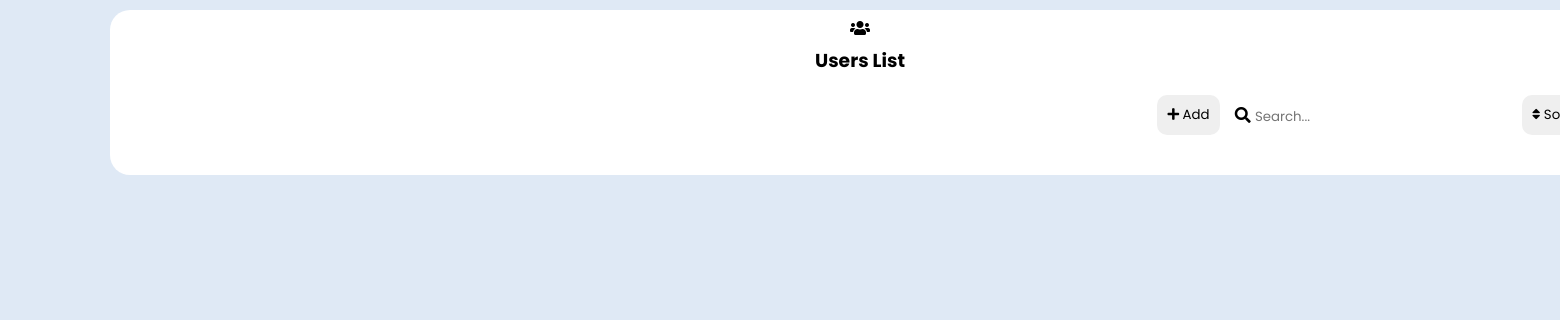
The page /view/User/dashboard_admin.php on the database as committed earlier.
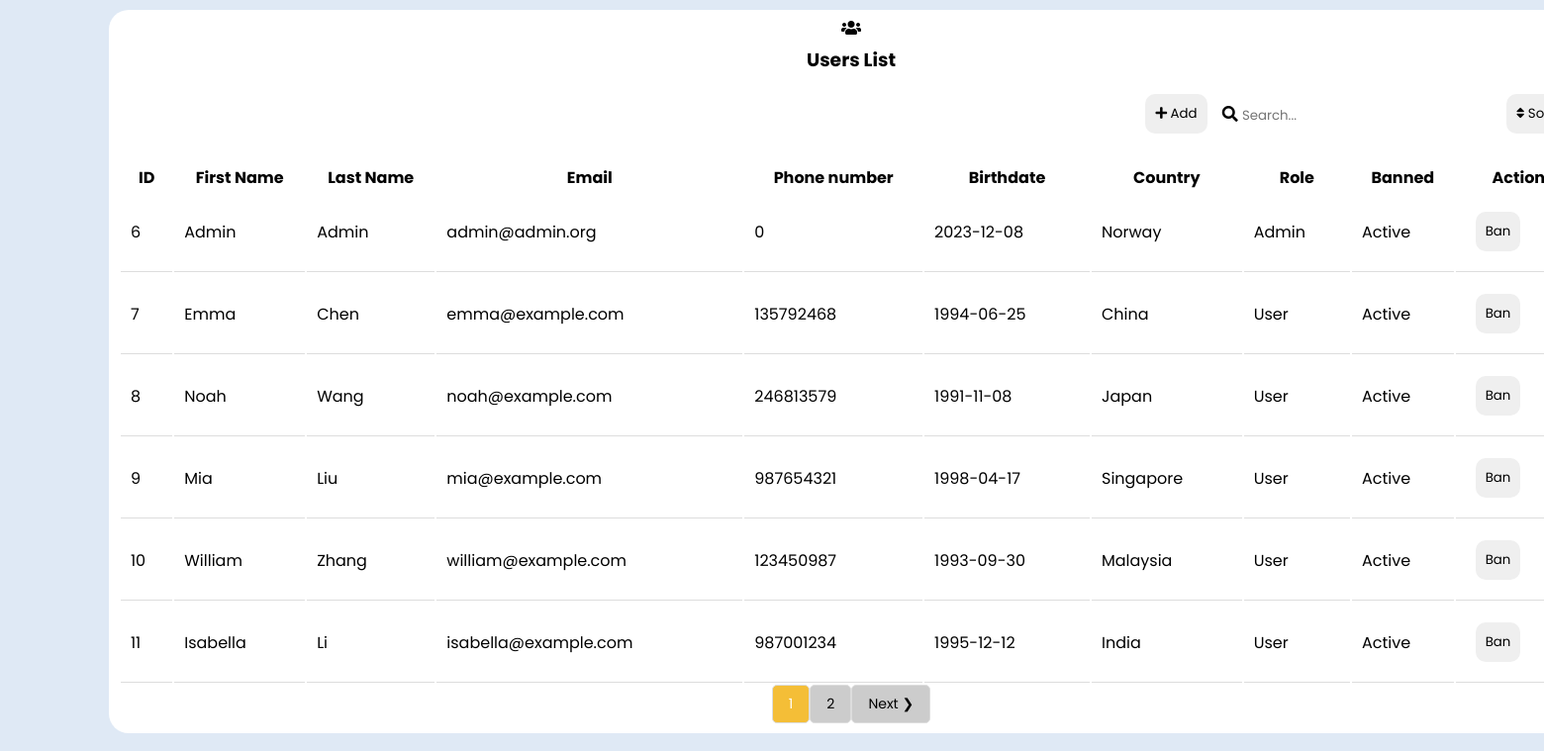
The same page on the database as committed later.
### tables this page shows
CREATE TABLE `user` (
  `ID_USER` int(11) NOT NULL,
  `First_Name` varchar(20) NOT NULL,
  `Last_Name` varchar(20) NOT NULL,
  `Password` varchar(20) NOT NULL,
  `Phone_number` int(8) NOT NULL,
  `Birthdate` date NOT NULL,
  `Country` varchar(40) NOT NULL,
  `Email` varchar(40) NOT NULL,
  `Role` int(11) NOT NULL,
  `Status` int(11) DEFAULT 0,
  `Banned` int(1) DEFAULT 0
);

### controller/User/user.php (called while the page is built, shortened)
<?php
class UserCRUD {
    public function getAllUsers($page = 1, $records_per_page = 6) {
        $cnx = Config::getConnexion();
        $offset = ($page - 1) * $records_per_page;
        $stmt = $cnx->prepare("SELECT COUNT(*) FROM user");
        $stmt->execute();
        $total_records = $stmt->fetchColumn();
        $total_pages = ceil($total_records / $records_per_page);
        $stmt = $cnx->prepare("SELECT * FROM user ORDER BY ID_USER LIMIT :limit OFFSET :offset");
        $stmt->bindValue(':limit', $records_per_page, PDO::PARAM_INT);
        $stmt->bindValue(':offset', $offset, PDO::PARAM_INT);
        $stmt->execute();
        $users = $stmt->fetchAll(PDO::FETCH_ASSOC);
        return ['users' => $users, 'total_pages' => $total_pages];
    }
}

### view/User/dashboard_admin.php (the view, shortened to what this page needs)
<?php
require_once "../../controller/User/user.php";
?>
<span style="font-family: verdana, geneva, sans-serif;">
    <!DOCTYPE html>
    <html lang="en">
    <head>
        <link rel="stylesheet" href="../dashboard.css" />
        <link rel="stylesheet" href="https://cdnjs.cloudflare.com/ajax/libs/font-awesome/5.15.4/css/all.min.css" />
    </head>
    <body>
        <div class="container">
            <section class="main" id="main-section" style="display: block;">
                <div class="users">
                    <div class="card">
                        <i class="fas fa-users"></i>
                        <h3>Users list</h3>
                        <div class="actions-container">
                            <button onclick="openAddUserModal()" style="float: right;">
                                <i class="fa fa-plus"></i> Add
                            </button>
                            <div class="search-container">
                                <i class="fa fa-search"></i> <input type="text" class="search-input" id="searchInput"
                                    placeholder="Search..." oninput="search()">
                            </div>
                            <div style="float: right; margin-right: 10px;">
                                <button onclick="toggleSortMenu()">
                                    <i class="fa fa-sort"></i> Sort
                                </button>
                            </div>
                        </div>
                        <table class="table table-bordered">
                            <?php
                            $userCRUD = new UserCRUD();
                            $page = isset($_GET['page']) ? $_GET['page'] : 1;
                            $result = $userCRUD->getAllUsers($page);
                            $users = $result['users'];
                            $total_pages = $result['total_pages'];
                            usort($users, function ($a, $b) {
                                return $a['Banned'] - $b['Banned'];
                            });
                            if (!empty($users)) {
                                echo "<tr><th>ID</th><th>First Name</th><th>Last Name</th><th>Email</th><th>Phone number</th><th>Birthdate</th><th>Country</th><th>Role</th><th>Banned</th><th>Action</th></tr>";
                                foreach ($users as $user) {
                                    $class = $user['Banned'] == 1 ? 'banned' : '';
                                    echo "<tr class='{$class}'>";
                                    echo "<td>" . htmlspecialchars($user['ID_USER']) . "</td>";
                                    echo "<td>" . htmlspecialchars($user['First_Name']) . "</td>";
                                    echo "<td>" . htmlspecialchars($user['Last_Name']) . "</td>";
                                    echo "<td>" . htmlspecialchars($user['Email']) . "</td>";
                                    echo "<td>" . htmlspecialchars($user['Phone_number']) . "</td>";
                                    echo "<td>" . htmlspecialchars($user['Birthdate']) . "</td>";
                                    echo "<td>" . htmlspecialchars($user['Country']) . "</td>";
                                    echo "<td>";
                                    switch ($user['Role']) {
                                        case 0:
                                            echo "Admin";
                                            break;
                                        case 1:
                                            echo "User";
                                            break;
                                    }
                                    echo "</td>";
                                    echo "<td class='{$class}'>";
                                    echo $user['Banned'] == 1 ? 'Banned' : 'Active';
                                    echo "</td>";
                                    echo "<td>";
                                    if ($user['Banned'] == 1) {
                                        echo "<button onclick='unbanUser(\"{$user['ID_USER']}\")'>Unban </button>";
                                    } else {
                                        echo "<button onclick='banUser(\"{$user['ID_USER']}\")'>Ban </button>";
                                    }
                                    echo "</td>";
                                    echo "</tr>";
                                }
                            }
                            ?>
                        </table>
                        <div class="pagination">
                            <?php
                            for ($i = 1; $i <= $total_pages; $i++) {
                                if ($i == $page) {
                                    echo "<a href='?page=$i' class='active'>$i</a>";
                                } else {
                                    echo "<a href='?page=$i'>$i</a>";
                                }
                            }
                            if ($page < $total_pages) {
                                echo "<a href='?page=" . ($page + 1) . "'>Next ❯</a>";
                            }
                            ?>
                        </div>
                    </div>
                </div>
            </section>
    </body>
    </html>
</span>

### view/dashboard.css (style rules this page uses)
* { margin: 0; padding: 0; outline: none; border: none; text-decoration: none; box-sizing: border-box; font-family: "Poppins", sans-serif; }
:root { --accent-color: #F4BE37; --secondary-color: #E2EAF1; --dark-color: #092035; --grey-color: #E2EAF1; --body-text-color: #7C8990; --light-text-color: #9CA5AD; --link-color: #092035; --green-color: #2ECC71; --red-color: #E74C3C; --purple-color: #9B59B6; --orange-color: #E67E22; --cyan-color: #3498DB; --pink-color: #FF6B81; }
body { background: #dfe9f5; font-family: "Poppins", sans-serif; }
.container { display: flex; }
a { color: rgb(85, 83, 83); font-size: 20px; display: block; padding: 20px; }
.table.table { width: 100%; height: auto; top: 10px; left: 10px; }
.users .card { width: 1500px; height:auto; margin: 10px; background: #fff; text-align: center; border-radius: 20px; padding: 10px; }
.users .card h3 { margin: 10px; text-transform: capitalize; }
.pagination { display: inline-block; }
.pagination a { color: black; float: left; padding: 8px 16px; text-decoration: none; font-size: 14px; border: 1px solid #ddd; border-radius: 5px; background-color: #CCCCCC; }
.pagination a.active { background-color: #F4BE37; color: white; border-radius: 5px; }
button { padding: 10px; border-radius: 10px; border: none; margin: 10px; }
.actions-container { display: flex; justify-content: space-between; align-items: center; }
.actions-container { display: flex; justify-content: flex-end; align-items: center; margin-bottom: 20px; }
.actions-container button, .actions-container div { margin-left: 5px; }
.table td { border-bottom: 1px solid #ddd; padding: 10px; }

Rows that differ between the two databases and show on the page:
added user: ID_USER "6", First_Name "Admin", Last_Name "Admin", Email "admin@admin.org", Phone_number "0", Birthdate "2023-12-08", Country "Norway", Role "Admin", Banned "Active"
added user: ID_USER "7", First_Name "Emma", Last_Name "Chen", Email "emma@example.com", Phone_number "135792468", Birthdate "1994-06-25", Country "China", Role "User", Banned "Active"
added user: ID_USER "8", First_Name "Noah", Last_Name "Wang", Email "noah@example.com", Phone_number "246813579", Birthdate "1991-11-08", Country "Japan", Role "User", Banned "Active"
added user: ID_USER "9", First_Name "Mia", Last_Name "Liu", Email "mia@example.com", Phone_number "987654321", Birthdate "1998-04-17", Country "Singapore", Role "User", Banned "Active"
added user: ID_USER "10", First_Name "William", Last_Name "Zhang", Email "william@example.com", Phone_number "123450987", Birthdate "1993-09-30", Country "Malaysia", Role "User", Banned "Active"
added user: ID_USER "11", First_Name "Isabella", Last_Name "Li", Email "isabella@example.com", Phone_number "987001234", Birthdate "1995-12-12", Country "India", Role "User", Banned "Active"
Other text that changed with them:
text now shown: "ID First Name Last Name Email Phone number Birthdate Country Role Banned Action Next ❯"
new list line: "1"
new list line: "2"
